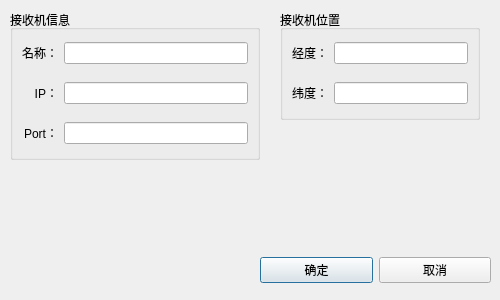
<?xml version="1.0" encoding="UTF-8"?>
<ui version="4.0">
 <class>AddReceiverDialog</class>
 <widget class="QDialog" name="AddReceiverDialog">
  <property name="windowModality">
   <enum>Qt::ApplicationModal</enum>
  </property>
  <property name="geometry">
   <rect>
    <x>0</x>
    <y>0</y>
    <width>500</width>
    <height>300</height>
   </rect>
  </property>
  <widget class="QWidget" name="horizontalLayoutWidget">
   <property name="geometry">
    <rect>
     <x>260</x>
     <y>250</y>
     <width>231</width>
     <height>41</height>
    </rect>
   </property>
   <layout class="QHBoxLayout" name="horizontalLayout">
    <property name="spacing">
     <number>6</number>
    </property>
    <item>
     <widget class="QPushButton" name="confirmButton">
      <property name="sizePolicy">
       <sizepolicy hsizetype="Minimum" vsizetype="Fixed">
        <horstretch>0</horstretch>
        <verstretch>0</verstretch>
       </sizepolicy>
      </property>
      <property name="text">
       <string>确定</string>
      </property>
     </widget>
    </item>
    <item>
     <widget class="QPushButton" name="cancelButton">
      <property name="text">
       <string>取消</string>
      </property>
     </widget>
    </item>
   </layout>
  </widget>
  <widget class="QGroupBox" name="groupBox">
   <property name="geometry">
    <rect>
     <x>280</x>
     <y>10</y>
     <width>200</width>
     <height>110</height>
    </rect>
   </property>
   <property name="title">
    <string>接收机位置</string>
   </property>
   <layout class="QGridLayout" name="gridLayout">
    <property name="topMargin">
     <number>0</number>
    </property>
    <property name="bottomMargin">
     <number>0</number>
    </property>
    <item row="0" column="0">
     <widget class="QLabel" name="label_4">
      <property name="text">
       <string>经度：</string>
      </property>
      <property name="alignment">
       <set>Qt::AlignRight|Qt::AlignTrailing|Qt::AlignVCenter</set>
      </property>
     </widget>
    </item>
    <item row="0" column="1">
     <widget class="QLineEdit" name="receiverLongitudeEdit"/>
    </item>
    <item row="1" column="0">
     <widget class="QLabel" name="label_5">
      <property name="text">
       <string>纬度：</string>
      </property>
      <property name="alignment">
       <set>Qt::AlignRight|Qt::AlignTrailing|Qt::AlignVCenter</set>
      </property>
     </widget>
    </item>
    <item row="1" column="1">
     <widget class="QLineEdit" name="receiverLatitudeEdit"/>
    </item>
   </layout>
  </widget>
  <widget class="QGroupBox" name="infoContainer">
   <property name="geometry">
    <rect>
     <x>10</x>
     <y>10</y>
     <width>250</width>
     <height>150</height>
    </rect>
   </property>
   <property name="title">
    <string>接收机信息</string>
   </property>
   <layout class="QGridLayout" name="gridLayout_2">
    <property name="topMargin">
     <number>0</number>
    </property>
    <property name="bottomMargin">
     <number>0</number>
    </property>
    <item row="0" column="0">
     <widget class="QLabel" name="label">
      <property name="text">
       <string>名称：</string>
      </property>
      <property name="alignment">
       <set>Qt::AlignRight|Qt::AlignTrailing|Qt::AlignVCenter</set>
      </property>
     </widget>
    </item>
    <item row="0" column="1">
     <widget class="QLineEdit" name="receiverNameEdit"/>
    </item>
    <item row="1" column="0">
     <widget class="QLabel" name="label_2">
      <property name="text">
       <string>IP：</string>
      </property>
      <property name="alignment">
       <set>Qt::AlignRight|Qt::AlignTrailing|Qt::AlignVCenter</set>
      </property>
     </widget>
    </item>
    <item row="1" column="1">
     <widget class="QLineEdit" name="receiverIPEdit"/>
    </item>
    <item row="2" column="0">
     <widget class="QLabel" name="label_3">
      <property name="text">
       <string>Port：</string>
      </property>
      <property name="alignment">
       <set>Qt::AlignRight|Qt::AlignTrailing|Qt::AlignVCenter</set>
      </property>
     </widget>
    </item>
    <item row="2" column="1">
     <widget class="QLineEdit" name="receiverPortEdit"/>
    </item>
   </layout>
  </widget>
 </widget>
 <resources/>
 <connections/>
</ui>
